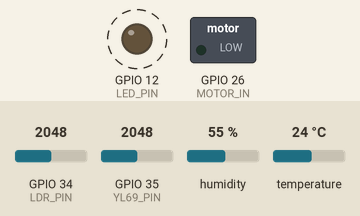
This program was run on a simulated ESP32. On the bench: switched loads named in the program (green lamp = pin HIGH), output pins drawn as LEDs (lit = HIGH). Dashed ring = blinking. Inputs (shaded band) come from the test bench; at power-on: GPIO 34 (LDR_PIN) = 2048, GPIO 35 (YL69_PIN) = 2048, humidity 55 %, temperature 24 °C. WiFi joins after 1.5 s; servers stay silent unless stated; not simulated (calls return 0 or success): secrets.h; what the program prints to the serial monitor is not drawn.

Above: at 2.6 s.
Timing chart, 0 to 6.1 s (numbered marks = the images above):
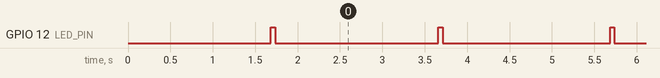

Measured:
- by itself, GPIO 12 (LED_PIN): alternates HIGH for 0.05 s and LOW for 2.0 s

The program:

main.cpp
```cpp
#include <Arduino.h>
#include <secrets.h>
#define FIREBASE_DISABLE_FB_STORAGE
#define FIREBASE_DISABLE_FIRESTORE
#define FIREBASE_DISABLE_FCM

#include <WiFi.h>
#include <Firebase_ESP_Client.h>
#include <DHT.h>

// Provide the token generation process info
#include "addons/TokenHelper.h"
// Provide the RTDB payload printing info and other helper functions
#include "addons/RTDBHelper.h"

// Sensor pins
#define LDR_PIN 34         // j22
#define YL69_PIN 35        // YL-69 ანალოგური PIN  j27
#define DHT_PIN 4          // DHT11 PIN (შეგიძლია შეცვალო)  a22
#define MOTOR_IN 26       // Motor on/off pin


#define MOTOR_RUN_TIME 3000 // Run motor for 3 seconds
#define MOISTURE_THRESHOLD 60 // Start motor if moisture is below this

#define LED_PIN 12 //LED Pin

// DHT sensor configuration
#define DHT_TYPE DHT11
DHT dht(DHT_PIN, DHT_TYPE);

FirebaseData fbdo;
FirebaseAuth auth;
FirebaseConfig config;

unsigned long sendDataPrevMillis = 0;
bool signupOK = false;
bool MotorRunning = false;
unsigned long motorStartTime = 0;
// int moisturePercent = 25;

void setupMotor() {
  pinMode(MOTOR_IN, OUTPUT);

  // Stop motor initially
  digitalWrite(MOTOR_IN, LOW);
}

void startMotor() {
  if (!MotorRunning) {
    Serial.println("🌊 Starting water pump...");
    digitalWrite(MOTOR_IN, HIGH);
    MotorRunning = true;
    motorStartTime = millis();
    // moisturePercent = moisturePercent + 5; // Simulate moisture increase for testing
  }
}

void stopMotor() {
  if (MotorRunning) {
    Serial.println("🛑 Stopping water pump");
    digitalWrite(MOTOR_IN, LOW);
    MotorRunning = false;
  }
}

void checkMotorTimer() {
  if (MotorRunning && (millis() - motorStartTime >= MOTOR_RUN_TIME)) {
    stopMotor();
  }
}

void LedBlink(){
  digitalWrite(LED_PIN, HIGH);
  delay(50);
  digitalWrite(LED_PIN, LOW);
}

void WiFiConnect() {
  WiFi.begin(WIFI_SSID, WIFI_PASSWORD);
  Serial.print("Connecting to WiFi");
  while (WiFi.status() != WL_CONNECTED) {
    delay(300);
    Serial.print(".");
  }
  Serial.println();
  Serial.println("✓ WiFi Connected!");
  Serial.print("IP Address: ");
  Serial.println(WiFi.localIP());
}

void setup() {
  Serial.begin(115200);
  pinMode(LDR_PIN, INPUT);
  pinMode(YL69_PIN, INPUT);
  pinMode(LED_PIN, OUTPUT);

   // Initialize motor
  setupMotor();

  Serial.println("Starting...");

  // Initialize DHT sensor
  dht.begin();

  Serial.println("Starting...");

  // Connect WiFi
  WiFiConnect();

  // Firebase configuration
  config.api_key = API_KEY;
  config.database_url = DATABASE_URL;

  // Sign up anonymously
  if (Firebase.signUp(&config, &auth, "", "")) {
    Serial.println("✓ Anonymous sign-up successful");
    signupOK = true;
  } else {
    Serial.printf("Sign-up error: %s\n", config.signer.signupError.message.c_str());
  }

  // Assign the callback function for token generation
  config.token_status_callback = tokenStatusCallback;

  Firebase.begin(&config, &auth);
  Firebase.reconnectWiFi(true);

  Serial.println("✓ Firebase Ready!");
}

void loop() {
  // Check if motor needs to be stopped
  // checkMotorTimer();
   if(WiFi.status() != WL_CONNECTED){
    Serial.println("⚠️  WiFi disconnected, trying to reconnect...");
    WiFiConnect();
  }

  if (Firebase.ready() && signupOK && (millis() - sendDataPrevMillis > 2000 || sendDataPrevMillis == 0)) {
    sendDataPrevMillis = millis();

    // Read LDR sensor
    int lightValueAnalog = analogRead(LDR_PIN);
    int lightValue = map(lightValueAnalog, 4095, 0, 100, 0);

    // // Read YL-69 soil moisture sensor
    int soilMoisture = analogRead(YL69_PIN);
    // გადაიყვანე პროცენტებში (4095 = მშრალი, 0 = სველი)
    int moisturePercent = map(soilMoisture, 4095, 0, 0, 100);

    // Read DHT11 sensor
    float temperature = dht.readTemperature();
    float humidity = dht.readHumidity();

    // Check if DHT reading failed
    if (isnan(temperature) || isnan(humidity)) {
      Serial.println("✗ DHT11 reading failed!");
      temperature = -999;  // Error value
      humidity = -999;
    }

    // Check soil moisture and control motor
    // if (moisturePercent < MOISTURE_THRESHOLD && !MotorRunning) {
    //   Serial.print("⚠️  Soil too dry (");
    //   Serial.print(moisturePercent);
    //   Serial.println("%)");
    //   startMotor();
    // }

    // Create JSON object
    FirebaseJson json;
    json.set("light", lightValue);
    json.set("soilMoisture", moisturePercent);
    json.set("soilMoisturePercent", moisturePercent);
    json.set("temperature", temperature);
    json.set("humidity", humidity);
    json.set("timestamp", millis());
    json.set("device", "ESP32");
    json.set("deviceId", "001");

    // Send to Firebase
    if (Firebase.RTDB.setJSON(&fbdo, "/data", &json)) {
      Serial.println("✓ Data sent successfully, Noice:");
      Serial.print("  Light: ");
      Serial.println(lightValue);
      Serial.print("  Soil Moisture: ");
      Serial.print(moisturePercent);
      Serial.println("%");
      Serial.print("  Temperature: ");
      Serial.print(temperature);
      Serial.println("°C");
      Serial.print("  Humidity: ");
      Serial.print(humidity);
      Serial.println("%");
      Serial.println();
      LedBlink();
    } else {
      Serial.print("✗ Failed: ");
      Serial.println(fbdo.errorReason());
    }
  }
}
```
